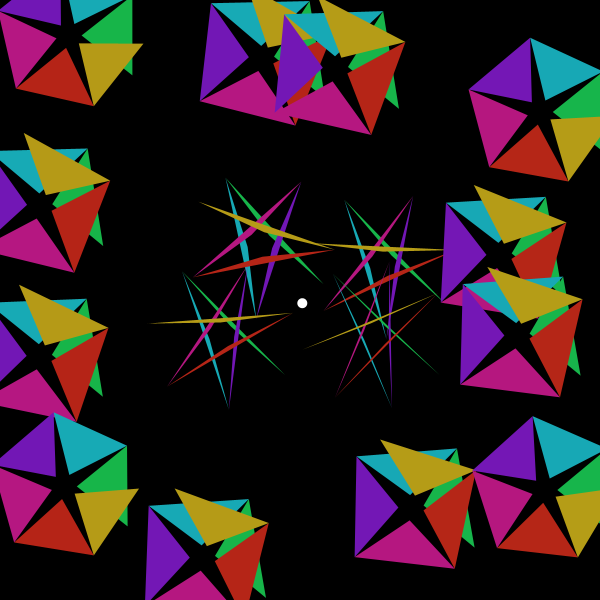
Frame 1 (no input)
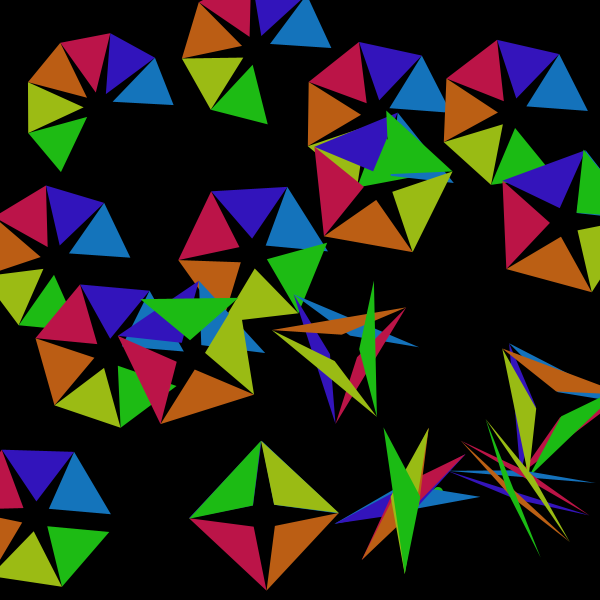
Frame 60 (the mouse pressed at the canvas centre just before this capture)
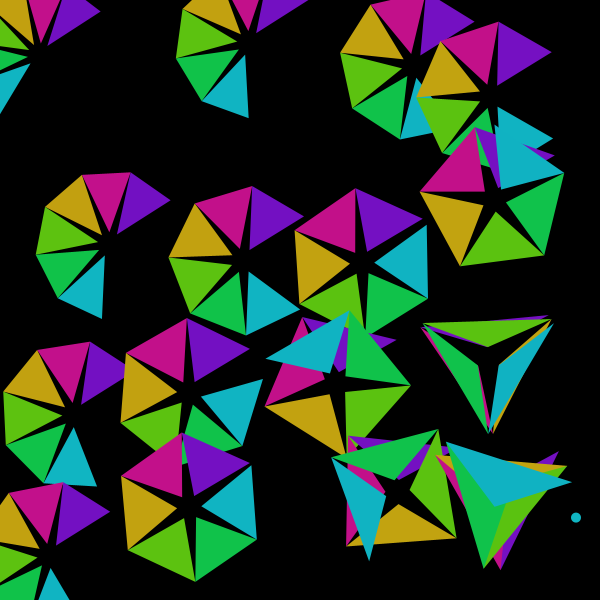
Frame 120 (the mouse held since frame 60 and released just before this capture)

The Processing sketch that drew these frames (run headless with seeded random() and noise(); from frame 60 on, the mouse is pressed at the canvas centre):

// Processing sketch: processing_7592
// ── processing_7592.pde

/**
 * Skizze eigener Idee - Farbsterne, kreisend, ein Ball bewegt sich,
 * Winkelteilung ändert sich mit Ball
 *
 */
  
int numZelles = 4;
int switch1 = 1;
float col01,col02,col03,col04;
float rad = 600/numZelles;
float hrad = rad / 2;
float focus = 110;
float rot_speed = random(0.005,0.2);
float radius2 = 40;
float x_center, y_center,x_factor, y_factor;
float r30_fix = 3.14/6;
float r30;
float mouseFactor;
float mover_x = 300;
float mover_y = 300;
float mover_speedx = 2.3;
float mover_speedy = 3.2;
PFont fontA;

Zelle[] Zelles = new Zelle[numZelles*numZelles];

void setup() 
{
  size(600, 600);
  noStroke();
  smooth();
  colorMode(HSB, 255);
  col01 = random(255);
  
  for (int i = 0; i < numZelles; i++) {
    for (int j = 0; j < numZelles; j++)
    {
    Zelles[numZelles*i+j] = new Zelle(i*rad,j*rad, hrad, i, 1, Zelles,random(-5,5));
    }
  }
}

void draw() 
{
  background(0);
  mover_x = mover_x + mover_speedx;
  if ( mover_x > 600 || mover_x < 0)
  { mover_speedx = mover_speedx*(-1);}
  
  mover_y = mover_y + mover_speedy;
  if ( mover_y > 600 || mover_y < 0 )
  { mover_speedy = mover_speedy*(-1);}
  
  ellipse (mover_x,mover_y,10,10);
    
  
  
  for (int i = 0; i < numZelles; i++) {
    for (int j = 0; j < numZelles; j++)
    {
    Zelles[numZelles*i+j].change_st();
    Zelles[numZelles*i+j].display();   
    }
  }
}

class Zelle {
  float x, y;
  float rad01;
  float x1,x2,x3,x4,x5,x6,x7,y1,y2,y3,y4,y5,y6,y7,d1;
  float xi1,xi2,xi3,xi4,xi5,xi6,xi7,yi1,yi2,yi3,yi4,yi5,yi6,yi7;
  float winkel = 0;
  float cellspeed ;
  int id;
  Zelle[] others;
 
  Zelle(float xin, float yin, float din, int idin, float winkelin, Zelle[] oin,float cellspeedin) {
    x = xin;
    y = yin;
    
    rad01 = din;
    id = idin;
    others = oin;
    winkel = winkelin;
    cellspeed = cellspeedin;
    
  } 
  
  void change_st() {
    if (switch1 == 1 )
    {
    
      mouseFactor = 399/( 50 + sqrt(abs(x+rad01-mover_x)*abs(x+rad01-mover_x) + 
         abs(y+rad01-mover_y)*abs(y+rad01-mover_y))); 
      
      winkel = (winkel + .01);
      
      col01 += 0.05;
      col02 = 210 + 45*sin(0.25*winkel);
      col03 = 170 + 85*sin(0.131*winkel);
      
      
      
      
      x_center = x + rad01;
      y_center = y + rad01;
      
      x_factor = mouseFactor; 
      y_factor = mouseFactor;
      
      d1 = 0.2*abs(rad01*sin(1*winkel));
      r30 = r30_fix*mouseFactor;
      
      x1 = x_center + sin(winkel) * rad01;
      x2 = x_center + sin(winkel + 2*r30) * rad01;
      x3 = x_center + sin(winkel + 4*r30) * rad01;
      x4 = x_center + sin(winkel + 6*r30) * rad01;
      x5 = x_center + sin(winkel + 8*r30) * rad01;
      x6 = x_center + sin(winkel + 10*r30) * rad01;
      x7 = x_center + sin(winkel + 12*r30) * rad01;
      
      y1 = y_center + cos(winkel) * rad01;
      y2 = y_center + cos(winkel + 2*r30 ) * rad01;
      y3 = y_center + cos(winkel + 4*r30 ) * rad01;
      y4 = y_center + cos(winkel + 6*r30 ) * rad01;
      y5 = y_center + cos(winkel + 8*r30 ) * rad01;
      y6 = y_center + cos(winkel + 10*r30 ) * rad01;
      y7 = y_center + cos(winkel + 12*r30 ) * rad01;
      
      xi1 = x_center + sin(winkel + 1*r30) * d1;
      xi2 = x_center + sin(winkel + 3*r30) * d1;
      xi3 = x_center + sin(winkel + 5*r30) * d1;
      xi4 = x_center + sin(winkel + 7*r30) * d1;
      xi5 = x_center + sin(winkel + 9*r30) * d1;
      xi6 = x_center + sin(winkel + 11*r30) * d1;
      xi7 = x_center + sin(winkel + 13*r30) * d1;
      
      yi1 = y_center + cos(winkel + 1*r30) * d1;
      yi2 = y_center + cos(winkel + 3*r30 ) * d1;
      yi3 = y_center + cos(winkel + 5*r30 ) * d1;
      yi4 = y_center + cos(winkel + 7*r30 ) * d1;
      yi5 = y_center + cos(winkel + 9*r30 ) * d1;
      yi6 = y_center + cos(winkel + 11*r30 ) * d1;
      yi7 = y_center + cos(winkel + 13*r30 ) * d1;
      
    }
  }

       
    void display() {
      
   translate (radius2*cos(cellspeed*winkel),radius2*sin(cellspeed*winkel));
      
        
    if (d1 > 0 )
    {
    
        
    fill((col01+32)%255,col02,col03);
    triangle(x1,y1,xi1,yi1,x2,y2);
    
    fill((col01+64)%255,col02,col03);
    triangle(x2,y2,xi2,yi2,x3,y3);
       
    fill((col01+128)%255,col02,col03);
    triangle(x3,y3,xi3,yi3,x4,y4);
    
    fill((col01+160)%255,col02,col03);
    triangle(x4,y4,xi4,yi4,x5,y5);
    
    fill((col01+192)%255,col02,col03);
    triangle(x5,y5,xi5,yi5,x6,y6);
    
    fill((col01+224)%255,col02,col03);
    triangle(x6,y6,xi6,yi6,x7,y7);
    
    
    translate (-radius2*cos(cellspeed*winkel),-radius2*sin(cellspeed*winkel));
    
    
    }
    
 
    }
}

void mouseClicked() {
  if(switch1 == 0) {
    switch1 = 1;
  } else {
    switch1 = 0;
  }
}
